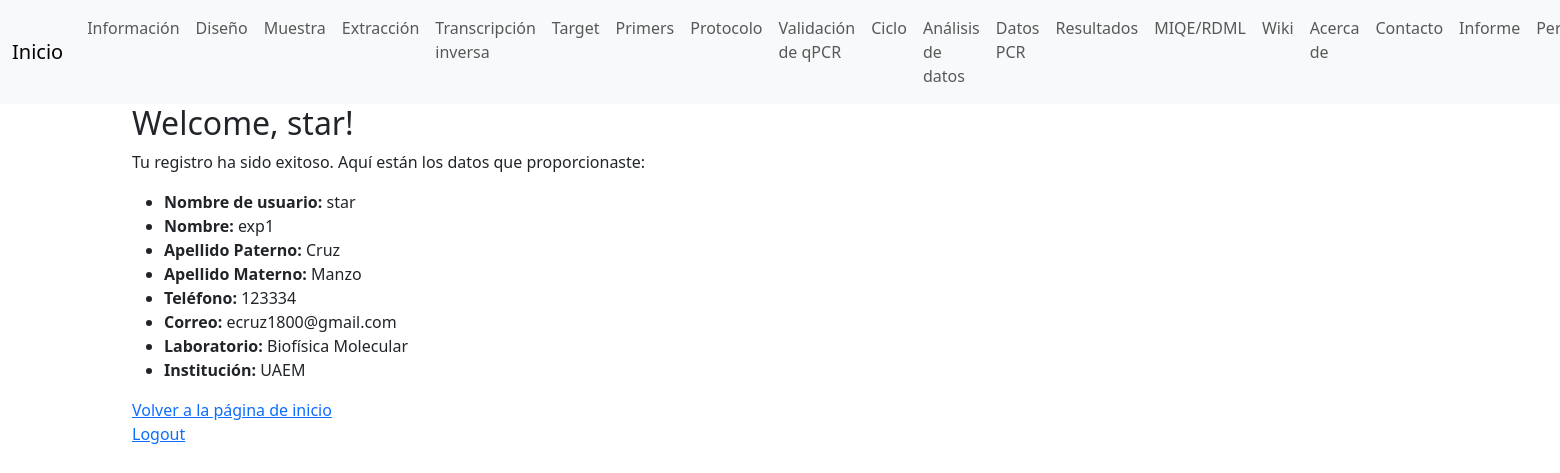
The app's page /profile (signed in) with its own data.
### run.py (models this page shows)
class User(db.Model):
    id = db.Column(db.Integer, primary_key=True)
    username = db.Column(db.String(100), unique=True, nullable=False)
    nombre = db.Column(db.String(100), nullable=False)
    apellido_paterno = db.Column(db.String(100), nullable=False)
    apellido_materno = db.Column(db.String(100), nullable=False)
    telefono = db.Column(db.String(15), nullable=False)
    correo = db.Column(db.String(120), unique=True, nullable=False)
    laboratorio = db.Column(db.String(100), nullable=False)
    institucion = db.Column(db.String(100), nullable=False)
    contrasena = db.Column(db.String(100), nullable=False)

### run.py (the view)
@app.route('/profile')
def profile():
    try:
        if 'username' in session:
            username = session['username']
            user = User.query.filter_by(username=username).first()
            nombre = user.nombre
            apellido_paterno = user.apellido_paterno
            apellido_materno = user.apellido_materno
            telefono = user.telefono
            correo = user.correo
            laboratorio = user.laboratorio
            institucion = user.institucion
            return render_template('profile.html', username=username, nombre=nombre, apellido_paterno=apellido_paterno, apellido_materno=apellido_materno, telefono=telefono, correo=correo, laboratorio=laboratorio, institucion=institucion)
        else:
            return redirect(url_for('index'))
    except Exception as e:
        return render_template('error.html', error=str(e))

### templates/profile.html (shortened to what this page needs)
{% extends 'layout.html' %}
{% block content %}
<h2>Welcome, {{ username }}!</h2>
<p>Tu registro ha sido exitoso. Aquí están los datos que proporcionaste:</p>
<ul>
    <li><strong>Nombre de usuario:</strong> {{ username }}</li>
    <li><strong>Nombre:</strong> {{ nombre }}</li>
    <li><strong>Apellido Paterno:</strong> {{ apellido_paterno }}</li>
    <li><strong>Apellido Materno:</strong> {{ apellido_materno }}</li>
    <li><strong>Teléfono:</strong> {{ telefono }}</li>
    <li><strong>Correo:</strong> {{ correo }}</li>
    <li><strong>Laboratorio:</strong> {{ laboratorio }}</li>
    <li><strong>Institución:</strong> {{ institucion }}</li>
</ul>
<a href="{{ url_for('index') }}">Volver a la página de inicio</a>
<p><a href="{{ url_for('logout') }}">Logout</a></p>
{% endblock %}

### templates/layout.html (shortened to what this page needs)
<!DOCTYPE html>
<html lang="es">
<head>
    <link href="https://cdn.jsdelivr.net/npm/bootstrap@5.3.0-alpha1/dist/css/bootstrap.min.css" rel="stylesheet">
</head>
<body>
    <nav class="navbar navbar-expand-lg navbar-light bg-light">
        <div class="container-fluid">
            <a class="navbar-brand" href="/">Inicio</a>
            <div class="collapse navbar-collapse" id="navbarNav">
                <ul class="navbar-nav me-auto">
                    <li class="nav-item">
                        <a class="nav-link" href="/info">Información</a>
                    </li>
                    <li class="nav-item">
                        <a class="nav-link" href="/design">Diseño</a>
                    </li>
                    <li class="nav-item">
                        <a class="nav-link" href="/sample">Muestra</a>
                    </li>
                    <li class="nav-item">
                        <a class="nav-link" href="/extraction">Extracción</a>
                    </li>
                    <li class="nav-item">
                        <a class="nav-link" href="/reverse">Transcripción inversa</a>
                    </li>
                    <li class="nav-item">
                        <a class="nav-link" href="/target">Target</a>
                    </li>
                    <li class="nav-item">
                        <a class="nav-link" href="/oligo">Primers</a>
                    </li>
                    <li class="nav-item">
                        <a class="nav-link" href="/protocol">Protocolo</a>
                    </li>
                    <li class="nav-item">
                        <a class="nav-link" href="/validation">Validación de qPCR</a>
                    </li>
                    <li class="nav-item">
                        <a class="nav-link" href="/cycling">Ciclo</a>
                    </li>
                    <li class="nav-item">
                        <a class="nav-link" href="/analyze">Análisis de datos</a>
                    </li>
                    <li class="nav-item">
                        <a class="nav-link" href="/data">Datos PCR</a>
                    </li>
                    <li class="nav-item">
                        <a class="nav-link" href="/results">Resultados</a>
                    </li>
                    <li class="nav-item">
                        <a class="nav-link" href="https://rdml.org/miqe.html">MIQE/RDML</a>
                    </li>
                    <li class="nav-item">
                        <a class="nav-link" href="https://en.wikipedia.org/wiki/MIQE">Wiki</a>
                    </li>
                    <li class="nav-item">
                        <a class="nav-link" href="/about">Acerca de</a>
                    </li>
                    <li class="nav-item">
                        <a class="nav-link" href="/contact">Contacto</a>
                    </li>
                    {% if 'username' in session %}
                        <li class="nav-item">
                            <a class="nav-link" href="/report">Informe</a>
                        </li>
                        <li class="nav-item">
                            <a class="nav-link" href="/profile">Perfil</a>
                        </li>
                    {% endif %}
                </ul>
            </div>
        </div>
    </nav>
    <div class="container">
        {% block content %}
        {% endblock %}
    </div>
</body>
</html>

### records on screen
User: username "star", nombre "exp1", apellido_paterno "Cruz", apellido_materno "Manzo", telefono "123334", correo "ecruz1800@gmail.com", laboratorio "Biofísica Molecular", institucion "UAEM"
